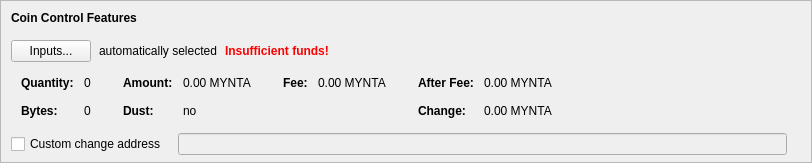
      <widget class="QFrame" name="frameCoinControl">
       <property name="sizePolicy">
        <sizepolicy hsizetype="Expanding" vsizetype="Fixed">
         <horstretch>0</horstretch>
         <verstretch>0</verstretch>
        </sizepolicy>
       </property>
       <property name="maximumSize">
        <size>
         <width>16777215</width>
         <height>16777215</height>
        </size>
       </property>
       <property name="frameShape">
        <enum>QFrame::StyledPanel</enum>
       </property>
       <property name="frameShadow">
        <enum>QFrame::Sunken</enum>
       </property>
       <layout class="QVBoxLayout" name="verticalLayoutCoinControl2">
        <property name="spacing">
         <number>0</number>
        </property>
        <property name="leftMargin">
         <number>0</number>
        </property>
        <property name="topMargin">
         <number>0</number>
        </property>
        <property name="rightMargin">
         <number>0</number>
        </property>
        <property name="bottomMargin">
         <number>6</number>
        </property>
        <item>
         <layout class="QVBoxLayout" name="verticalLayoutCoinControl" stretch="0,0,0,0,0">
          <property name="spacing">
           <number>0</number>
          </property>
          <property name="leftMargin">
           <number>10</number>
          </property>
          <property name="topMargin">
           <number>10</number>
          </property>
          <item>
           <layout class="QHBoxLayout" name="horizontalLayoutCoinControl1">
            <property name="bottomMargin">
             <number>15</number>
            </property>
            <item>
             <widget class="QLabel" name="labelCoinControlFeatures">
              <property name="sizePolicy">
               <sizepolicy hsizetype="Preferred" vsizetype="Maximum">
                <horstretch>0</horstretch>
                <verstretch>0</verstretch>
               </sizepolicy>
              </property>
              <property name="font">
               <font>
                <weight>75</weight>
                <bold>true</bold>
               </font>
              </property>
              <property name="styleSheet">
               <string notr="true">font-weight:bold;</string>
              </property>
              <property name="text">
               <string>Coin Control Features</string>
              </property>
             </widget>
            </item>
           </layout>
          </item>
          <item>
           <layout class="QHBoxLayout" name="horizontalLayoutCoinControl2" stretch="0,0,0,0">
            <property name="spacing">
             <number>8</number>
            </property>
            <property name="bottomMargin">
             <number>10</number>
            </property>
            <item>
             <widget class="QPushButton" name="pushButtonCoinControl">
              <property name="styleSheet">
               <string notr="true"/>
              </property>
              <property name="text">
               <string>Inputs...</string>
              </property>
              <property name="autoDefault">
               <bool>false</bool>
              </property>
             </widget>
            </item>
            <item>
             <widget class="QLabel" name="labelCoinControlAutomaticallySelected">
              <property name="text">
               <string>automatically selected</string>
              </property>
              <property name="margin">
               <number>5</number>
              </property>
             </widget>
            </item>
            <item>
             <widget class="QLabel" name="labelCoinControlInsuffFunds">
              <property name="font">
               <font>
                <weight>75</weight>
                <bold>true</bold>
               </font>
              </property>
              <property name="styleSheet">
               <string notr="true">color:red;font-weight:bold;</string>
              </property>
              <property name="text">
               <string>Insufficient funds!</string>
              </property>
              <property name="margin">
               <number>5</number>
              </property>
             </widget>
            </item>
            <item>
             <spacer name="horizontalSpacerCoinControl">
              <property name="orientation">
               <enum>Qt::Horizontal</enum>
              </property>
              <property name="sizeHint" stdset="0">
               <size>
                <width>40</width>
                <height>1</height>
               </size>
              </property>
             </spacer>
            </item>
           </layout>
          </item>
          <item>
           <widget class="QWidget" name="widgetCoinControl" native="true">
            <property name="sizePolicy">
             <sizepolicy hsizetype="Preferred" vsizetype="Preferred">
              <horstretch>0</horstretch>
              <verstretch>0</verstretch>
             </sizepolicy>
            </property>
            <property name="minimumSize">
             <size>
              <width>0</width>
              <height>0</height>
             </size>
            </property>
            <property name="styleSheet">
             <string notr="true"/>
            </property>
            <layout class="QHBoxLayout" name="horizontalLayoutCoinControl5">
             <property name="leftMargin">
              <number>0</number>
             </property>
             <property name="topMargin">
              <number>0</number>
             </property>
             <property name="rightMargin">
              <number>0</number>
             </property>
             <property name="bottomMargin">
              <number>0</number>
             </property>
             <item>
              <layout class="QHBoxLayout" name="horizontalLayoutCoinControl3" stretch="0,0,0,1">
               <property name="spacing">
                <number>20</number>
               </property>
               <property name="topMargin">
                <number>0</number>
               </property>
               <property name="bottomMargin">
                <number>10</number>
               </property>
               <item>
                <layout class="QFormLayout" name="formLayoutCoinControl1">
                 <property name="horizontalSpacing">
                  <number>10</number>
                 </property>
                 <property name="verticalSpacing">
                  <number>14</number>
                 </property>
                 <property name="leftMargin">
                  <number>10</number>
                 </property>
                 <property name="topMargin">
                  <number>4</number>
                 </property>
                 <property name="rightMargin">
                  <number>6</number>
                 </property>
                 <item row="0" column="0">
                  <widget class="QLabel" name="labelCoinControlQuantityText">
                   <property name="font">
                    <font>
                     <weight>75</weight>
                     <bold>true</bold>
                    </font>
                   </property>
                   <property name="text">
                    <string>Quantity:</string>
                   </property>
                   <property name="margin">
                    <number>0</number>
                   </property>
                  </widget>
                 </item>
                 <item row="0" column="1">
                  <widget class="QLabel" name="labelCoinControlQuantity">
                   <property name="cursor">
                    <cursorShape>IBeamCursor</cursorShape>
                   </property>
                   <property name="contextMenuPolicy">
                    <enum>Qt::ActionsContextMenu</enum>
                   </property>
                   <property name="text">
                    <string notr="true">0</string>
                   </property>
                   <property name="margin">
                    <number>0</number>
                   </property>
                   <property name="textInteractionFlags">
                    <set>Qt::LinksAccessibleByMouse|Qt::TextSelectableByKeyboard|Qt::TextSelectableByMouse</set>
                   </property>
                  </widget>
                 </item>
                 <item row="1" column="0">
                  <widget class="QLabel" name="labelCoinControlBytesText">
                   <property name="font">
                    <font>
                     <weight>75</weight>
                     <bold>true</bold>
                    </font>
                   </property>
                   <property name="text">
                    <string>Bytes:</string>
                   </property>
                  </widget>
                 </item>
                 <item row="1" column="1">
                  <widget class="QLabel" name="labelCoinControlBytes">
                   <property name="cursor">
                    <cursorShape>IBeamCursor</cursorShape>
                   </property>
                   <property name="contextMenuPolicy">
                    <enum>Qt::ActionsContextMenu</enum>
                   </property>
                   <property name="text">
                    <string notr="true">0</string>
                   </property>
                   <property name="textInteractionFlags">
                    <set>Qt::LinksAccessibleByMouse|Qt::TextSelectableByKeyboard|Qt::TextSelectableByMouse</set>
                   </property>
                  </widget>
                 </item>
                </layout>
               </item>
               <item>
                <layout class="QFormLayout" name="formLayoutCoinControl2">
                 <property name="horizontalSpacing">
                  <number>10</number>
                 </property>
                 <property name="verticalSpacing">
                  <number>14</number>
                 </property>
                 <property name="leftMargin">
                  <number>6</number>
                 </property>
                 <property name="topMargin">
                  <number>4</number>
                 </property>
                 <property name="rightMargin">
                  <number>6</number>
                 </property>
                 <item row="0" column="0">
                  <widget class="QLabel" name="labelCoinControlAmountText">
                   <property name="font">
                    <font>
                     <weight>75</weight>
                     <bold>true</bold>
                    </font>
                   </property>
                   <property name="text">
                    <string>Amount:</string>
                   </property>
                   <property name="margin">
                    <number>0</number>
                   </property>
                  </widget>
                 </item>
                 <item row="0" column="1">
                  <widget class="QLabel" name="labelCoinControlAmount">
                   <property name="cursor">
                    <cursorShape>IBeamCursor</cursorShape>
                   </property>
                   <property name="contextMenuPolicy">
                    <enum>Qt::ActionsContextMenu</enum>
                   </property>
                   <property name="text">
                    <string notr="true">0.00 MYNTA</string>
                   </property>
                   <property name="textInteractionFlags">
                    <set>Qt::LinksAccessibleByMouse|Qt::TextSelectableByKeyboard|Qt::TextSelectableByMouse</set>
                   </property>
                  </widget>
                 </item>
                 <item row="1" column="0">
                  <widget class="QLabel" name="labelCoinControlLowOutputText">
                   <property name="font">
                    <font>
                     <weight>75</weight>
                     <bold>true</bold>
                    </font>
                   </property>
                   <property name="text">
                    <string>Dust:</string>
                   </property>
                  </widget>
                 </item>
                 <item row="1" column="1">
                  <widget class="QLabel" name="labelCoinControlLowOutput">
                   <property name="cursor">
                    <cursorShape>IBeamCursor</cursorShape>
                   </property>
                   <property name="contextMenuPolicy">
                    <enum>Qt::ActionsContextMenu</enum>
                   </property>
                   <property name="text">
                    <string notr="true">no</string>
                   </property>
                   <property name="textInteractionFlags">
                    <set>Qt::LinksAccessibleByMouse|Qt::TextSelectableByKeyboard|Qt::TextSelectableByMouse</set>
                   </property>
                  </widget>
                 </item>
                </layout>
               </item>
               <item>
                <layout class="QFormLayout" name="formLayoutCoinControl3">
                 <property name="horizontalSpacing">
                  <number>10</number>
                 </property>
                 <property name="verticalSpacing">
                  <number>14</number>
                 </property>
                 <property name="leftMargin">
                  <number>6</number>
                 </property>
                 <property name="topMargin">
                  <number>4</number>
                 </property>
                 <property name="rightMargin">
                  <number>6</number>
                 </property>
                 <item row="0" column="0">
                  <widget class="QLabel" name="labelCoinControlFeeText">
                   <property name="font">
                    <font>
                     <weight>75</weight>
                     <bold>true</bold>
                    </font>
                   </property>
                   <property name="text">
                    <string>Fee:</string>
                   </property>
                   <property name="margin">
                    <number>0</number>
                   </property>
                  </widget>
                 </item>
                 <item row="0" column="1">
                  <widget class="QLabel" name="labelCoinControlFee">
                   <property name="cursor">
                    <cursorShape>IBeamCursor</cursorShape>
                   </property>
                   <property name="contextMenuPolicy">
                    <enum>Qt::ActionsContextMenu</enum>
                   </property>
                   <property name="text">
                    <string notr="true">0.00 MYNTA</string>
                   </property>
                   <property name="textInteractionFlags">
                    <set>Qt::LinksAccessibleByMouse|Qt::TextSelectableByKeyboard|Qt::TextSelectableByMouse</set>
                   </property>
                  </widget>
                 </item>
                </layout>
               </item>
               <item>
                <layout class="QFormLayout" name="formLayoutCoinControl4">
                 <property name="horizontalSpacing">
                  <number>10</number>
                 </property>
                 <property name="verticalSpacing">
                  <number>14</number>
                 </property>
                 <property name="leftMargin">
                  <number>6</number>
                 </property>
                 <property name="topMargin">
                  <number>4</number>
                 </property>
                 <property name="rightMargin">
                  <number>6</number>
                 </property>
                 <item row="0" column="0">
                  <widget class="QLabel" name="labelCoinControlAfterFeeText">
                   <property name="font">
                    <font>
                     <weight>75</weight>
                     <bold>true</bold>
                    </font>
                   </property>
                   <property name="text">
                    <string>After Fee:</string>
                   </property>
                   <property name="margin">
                    <number>0</number>
                   </property>
                  </widget>
                 </item>
                 <item row="0" column="1">
                  <widget class="QLabel" name="labelCoinControlAfterFee">
                   <property name="cursor">
                    <cursorShape>IBeamCursor</cursorShape>
                   </property>
                   <property name="contextMenuPolicy">
                    <enum>Qt::ActionsContextMenu</enum>
                   </property>
                   <property name="text">
                    <string notr="true">0.00 MYNTA</string>
                   </property>
                   <property name="textInteractionFlags">
                    <set>Qt::LinksAccessibleByMouse|Qt::TextSelectableByKeyboard|Qt::TextSelectableByMouse</set>
                   </property>
                  </widget>
                 </item>
                 <item row="1" column="0">
                  <widget class="QLabel" name="labelCoinControlChangeText">
                   <property name="font">
                    <font>
                     <weight>75</weight>
                     <bold>true</bold>
                    </font>
                   </property>
                   <property name="text">
                    <string>Change:</string>
                   </property>
                  </widget>
                 </item>
                 <item row="1" column="1">
                  <widget class="QLabel" name="labelCoinControlChange">
                   <property name="cursor">
                    <cursorShape>IBeamCursor</cursorShape>
                   </property>
                   <property name="contextMenuPolicy">
                    <enum>Qt::ActionsContextMenu</enum>
                   </property>
                   <property name="text">
                    <string notr="true">0.00 MYNTA</string>
                   </property>
                   <property name="textInteractionFlags">
                    <set>Qt::LinksAccessibleByMouse|Qt::TextSelectableByKeyboard|Qt::TextSelectableByMouse</set>
                   </property>
                  </widget>
                 </item>
                </layout>
               </item>
              </layout>
             </item>
            </layout>
           </widget>
          </item>
          <item>
           <layout class="QHBoxLayout" name="horizontalLayoutCoinControl4" stretch="0,0,0">
            <property name="spacing">
             <number>12</number>
            </property>
            <property name="sizeConstraint">
             <enum>QLayout::SetDefaultConstraint</enum>
            </property>
            <property name="topMargin">
             <number>5</number>
            </property>
            <property name="rightMargin">
             <number>5</number>
            </property>
            <item>
             <widget class="QCheckBox" name="checkBoxCoinControlChange">
              <property name="toolTip">
               <string>If this is activated, but the change address is empty or invalid, change will be sent to a newly generated address.</string>
              </property>
              <property name="text">
               <string>Custom change address</string>
              </property>
             </widget>
            </item>
            <item>
             <widget class="QValidatedLineEdit" name="lineEditCoinControlChange">
              <property name="enabled">
               <bool>false</bool>
              </property>
              <property name="sizePolicy">
               <sizepolicy hsizetype="Expanding" vsizetype="Fixed">
                <horstretch>0</horstretch>
                <verstretch>0</verstretch>
               </sizepolicy>
              </property>
             </widget>
            </item>
            <item>
             <widget class="QLabel" name="labelCoinControlChangeLabel">
              <property name="sizePolicy">
               <sizepolicy hsizetype="Preferred" vsizetype="Expanding">
                <horstretch>0</horstretch>
                <verstretch>0</verstretch>
               </sizepolicy>
              </property>
              <property name="minimumSize">
               <size>
                <width>0</width>
                <height>0</height>
               </size>
              </property>
              <property name="text">
               <string/>
              </property>
              <property name="margin">
               <number>3</number>
              </property>
             </widget>
            </item>
           </layout>
          </item>
          <item>
           <spacer name="verticalSpacerCoinControl">
            <property name="orientation">
             <enum>Qt::Vertical</enum>
            </property>
            <property name="sizeHint" stdset="0">
             <size>
              <width>800</width>
              <height>1</height>
             </size>
            </property>
           </spacer>
          </item>
         </layout>
        </item>
       </layout>
      </widget>
